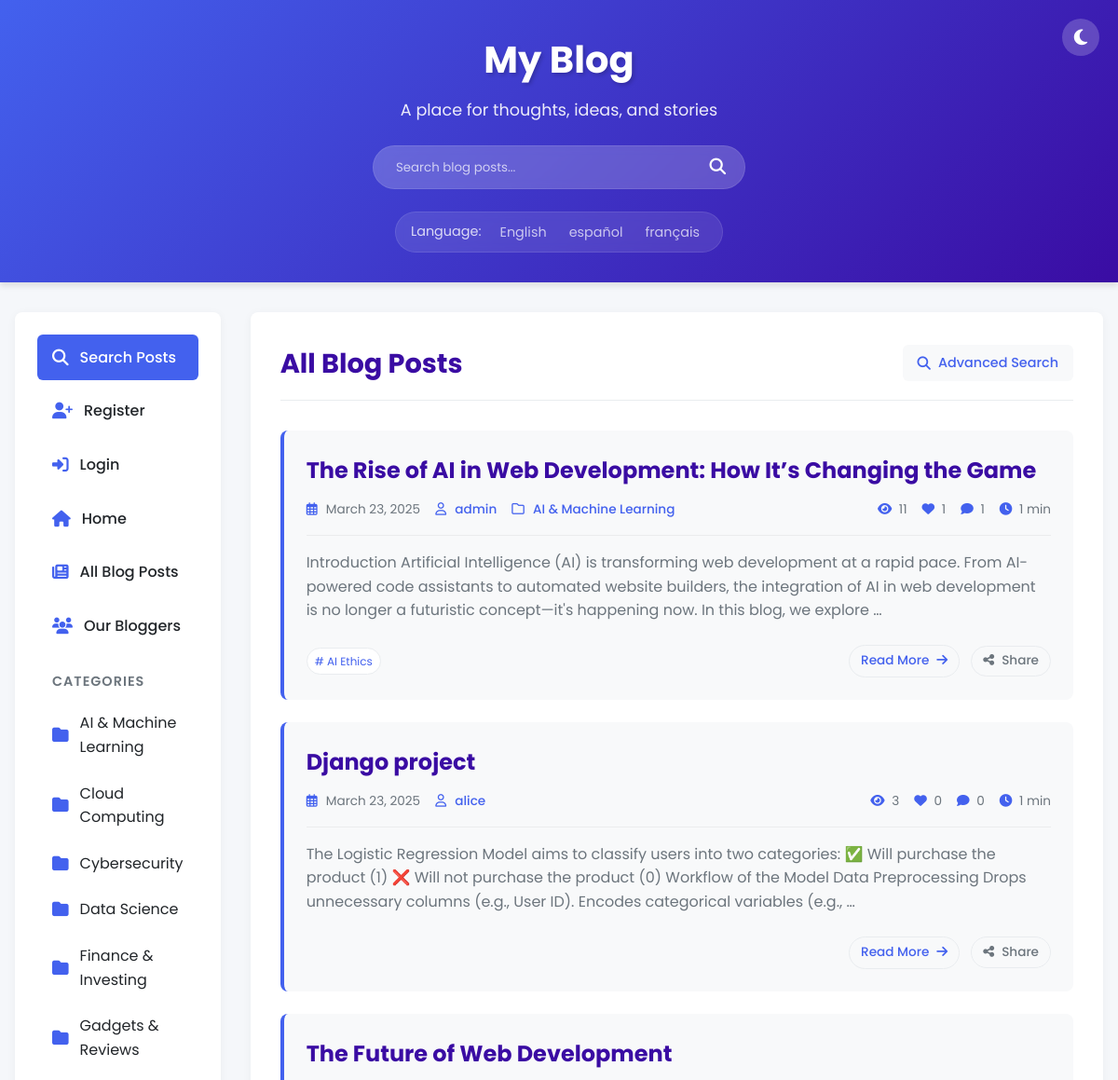
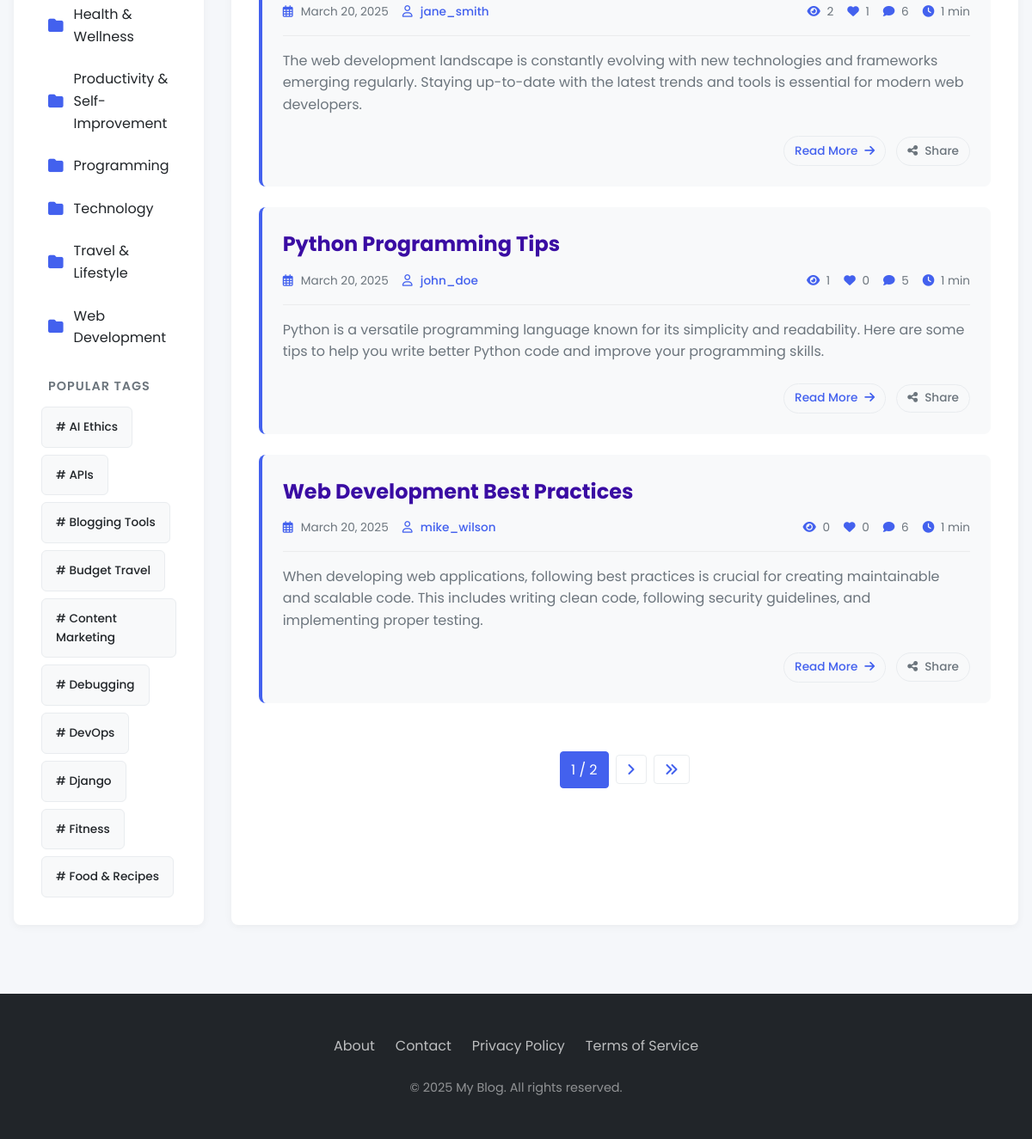
The app's page /blog/blogs/, older data (2 pictures, top to bottom).
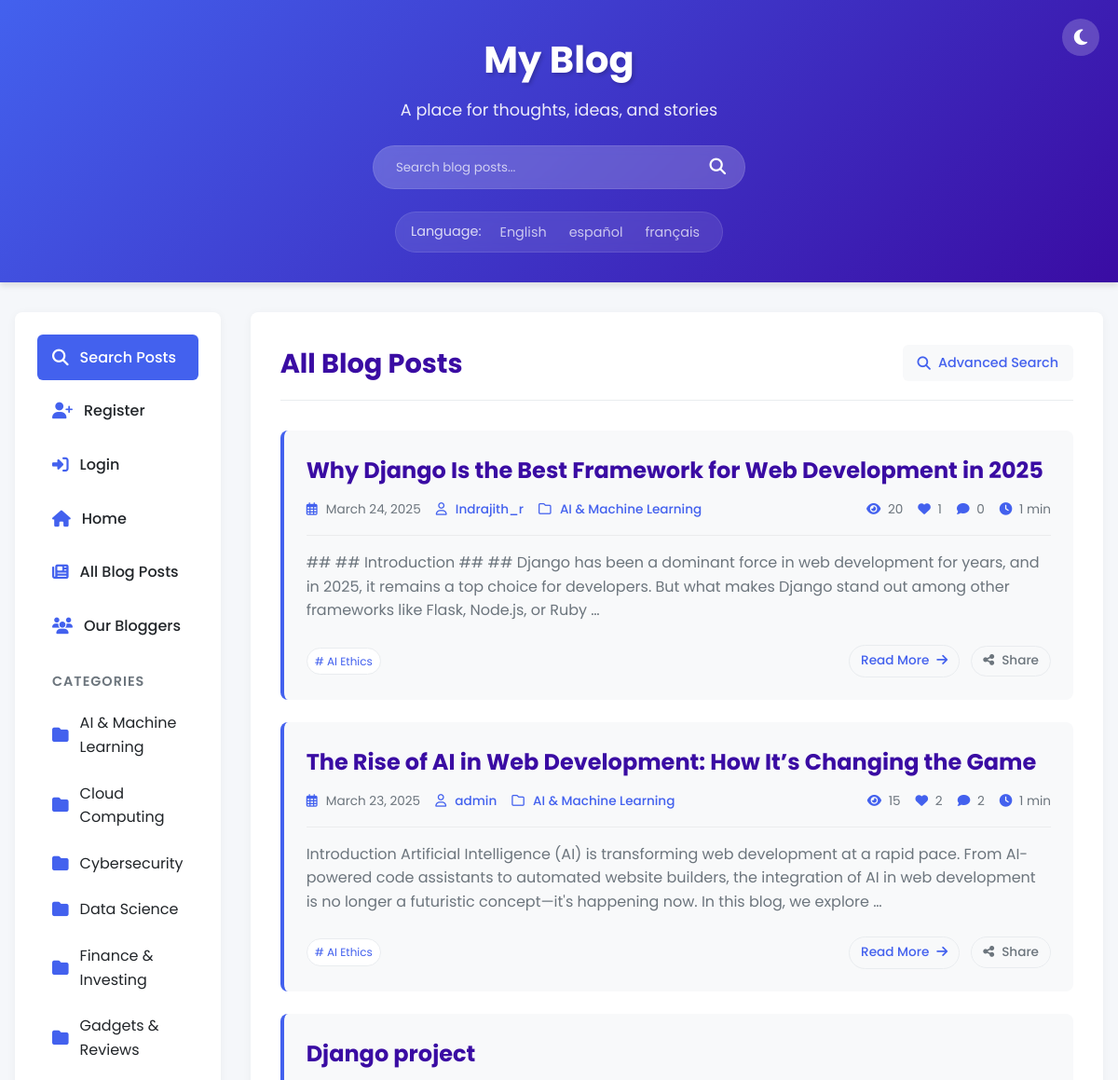
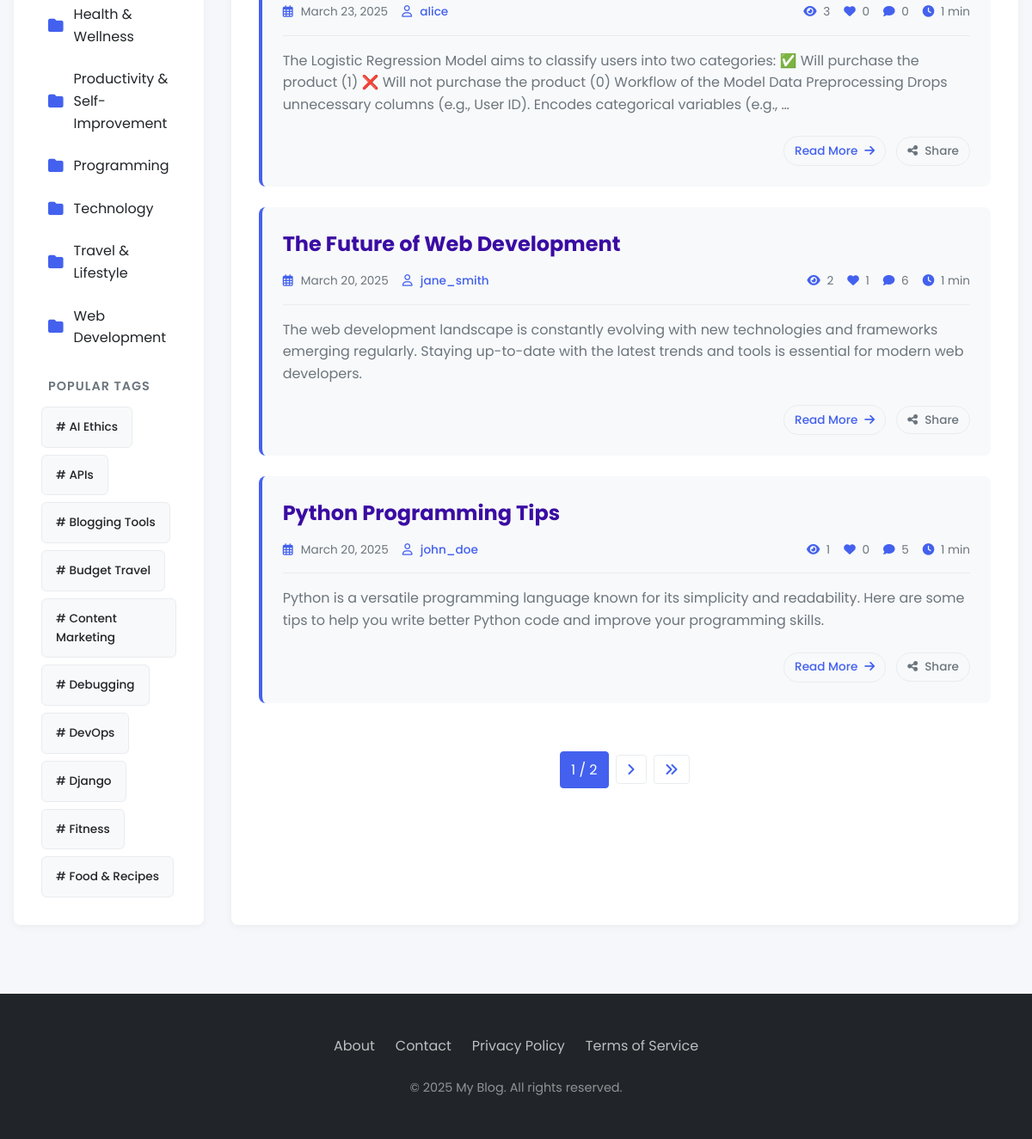
The same page, newer data (2 pictures, top to bottom).
### myapp/models.py (models this page shows, shortened)
class Category(models.Model):
    name = models.CharField(max_length=100, unique=True)
    slug = models.SlugField(max_length=100, unique=True)
    description = models.TextField(blank=True)
    class Meta:
        verbose_name_plural = "Categories"
        ordering = ['name']

class Tag(models.Model):
    name = models.CharField(max_length=50, unique=True)
    slug = models.SlugField(max_length=50, unique=True)
    class Meta:
        ordering = ['name']

class Post(models.Model):
    title = models.CharField(max_length=200)
    content = models.TextField()
    author = models.ForeignKey(User, on_delete=models.CASCADE)
    created_date = models.DateTimeField(default=timezone.now)
    updated_date = models.DateTimeField(auto_now=True)
    likes = models.ManyToManyField(User, related_name='liked_posts', blank=True)
    category = models.ForeignKey(Category, on_delete=models.SET_NULL, null=True, blank=True, related_name='posts')
    tags = models.ManyToManyField(Tag, blank=True, related_name='posts')
    view_count = models.PositiveIntegerField(default=0)
    class Meta:
        ordering = ['-created_date']  # Sort by newest first
    def get_reading_time(self):
        word_count = len(self.content.split())
        reading_time_minutes = max(1, round(word_count / 200))
        return reading_time_minutes

### myapp/views.py (the view)
# urls.py: path('blog/blogs/', views.PostListView.as_view(), name='post-list'),
class PostListView(CategoryTagContextMixin, generic.ListView):
    model = Post
    template_name = 'myapp/post_list.html'
    context_object_name = 'posts'
    paginate_by = 5
    def get_context_data(self, **kwargs):
        context = super().get_context_data(**kwargs)
        context['popular_tags'] = Tag.objects.annotate(
            num_posts=Count('posts')).order_by('-num_posts')[:10]
        return context

### myapp/context_processors.py (called while the page is built)
def language_context(request):
    current_language = translation.get_language()
    return {
        'LANGUAGES': settings.LANGUAGES,
        'LANGUAGE_CODE': current_language,
        'LANGUAGE_BIDI': translation.get_language_info(current_language).get('bidi', False),
    }

### myapp/views.py (called while the page is built)
    def get_context_data(self, **kwargs):
        context = super().get_context_data(**kwargs)
        context['categories'] = Category.objects.all()
        context['popular_tags'] = Tag.objects.annotate(num_posts=Count('posts')).order_by('-num_posts')[:10]
        return context

### myapp/templates/myapp/post_list.html (shortened to what this page needs)
{% extends 'myapp/base.html' %}
{% load i18n %}
{% block content %}
<div class="list-header">
    <h1>{% trans "All Blog Posts" %}</h1>
    <div class="list-actions">
        <a href="{% url 'post-search' %}" class="btn btn-secondary"><i class="fas fa-search"></i> {% trans "Advanced Search" %}</a>
    </div>
</div>
<div class="post-list">
    {% if posts %}
        {% for post in posts %}
            <div class="post-card">
                <h2 class="post-title">
                    <a href="{% url 'post-detail' post.pk %}">{{ post.title }}</a>
                </h2>
                <div class="post-meta">
                    <div class="post-info">
                        <span class="post-date"><i class="far fa-calendar-alt"></i> {{ post.created_date|date:"F d, Y" }}</span>
                        <span class="post-author"><i class="far fa-user"></i> <a href="{% url 'author-detail' post.author.pk %}">{{ post.author.username }}</a></span>
                        {% if post.category %}
                        <span class="post-category"><i class="far fa-folder"></i> <a href="{% url 'category-detail' post.category.slug %}">{{ post.category.name }}</a></span>
                        {% endif %}
                    </div>
                    <div class="post-stats">
                        <span><i class="fas fa-eye"></i> {{ post.view_count }}</span>
                        <span><i class="fas fa-heart"></i> {{ post.likes.count }}</span>
                        <span><i class="fas fa-comment"></i> {{ post.comments.count }}</span>
                        <span><i class="fas fa-clock"></i> {{ post.get_reading_time }} min</span>
                    </div>
                </div>
                <div class="post-content-preview">
                    <p>{{ post.content|truncatewords:40 }}</p>
                </div>
                <div class="post-footer">
                    <div class="post-tags">
                        {% for tag in post.tags.all %}
                            <a href="{% url 'tag-detail' tag.slug %}" class="post-tag"># {{ tag.name }}</a>
                        {% endfor %}
                    </div>
                    <div class="post-actions">
                        <a href="{% url 'post-detail' post.pk %}" class="btn btn-read-more">{% trans "Read More" %} <i class="fas fa-arrow-right"></i></a>
                        <div class="share-dropdown">
                            <button class="btn btn-share"><i class="fas fa-share-alt"></i> {% trans "Share" %}</button>
                        </div>
                    </div>
                </div>
            </div>
        {% endfor %}
        <div class="pagination">
            <span class="step-links">
                <span class="current">
                    {{ page_obj.number }} / {{ page_obj.paginator.num_pages }}
                </span>
                {% if page_obj.has_next %}
                    <a href="?page={{ page_obj.next_page_number }}"><i class="fas fa-angle-right"></i></a>
                    <a href="?page={{ page_obj.paginator.num_pages }}"><i class="fas fa-angle-double-right"></i></a>
                {% endif %}
            </span>
        </div>
    {% endif %}
</div>
{% endblock %}

### myapp/templates/myapp/base.html (shortened to what this page needs)
{% load static %}
{% load i18n %}
<!DOCTYPE html>
<html lang="{{ LANGUAGE_CODE|default:'en' }}">
<head>
    <link rel="stylesheet" href="https://cdnjs.cloudflare.com/ajax/libs/font-awesome/6.4.0/css/all.min.css">
</head>
<body>
    <header>
        <div class="header-content">
            <h1 class="logo">{% trans "My Blog" %}</h1>
            <p class="tagline">{% trans "A place for thoughts, ideas, and stories" %}</p>
            <form action="{% url 'post-search' %}" method="GET" class="header-search">
                <input type="text" name="query" placeholder="{% trans 'Search blog posts...' %}">
                <button type="submit" class="header-search-btn"><i class="fas fa-search"></i></button>
            </form>
            {% include "myapp/includes/language_switcher.html" %}
            <button id="themeToggle" class="theme-toggle"><i class="fas fa-moon"></i></button>
        </div>
    </header>
    <div class="main-wrapper">
        <aside class="sidebar">
            <nav>
                <ul class="sidebar-nav">
                    <li class="nav-item-primary"><a href="{% url 'post-search' %}"><i class="fas fa-search"></i> {% trans "Search Posts" %}</a></li>
                    {% if not user.is_authenticated %}
                    <li><a href="{% url 'register' %}"><i class="fas fa-user-plus"></i> {% trans "Register" %}</a></li>
                    <li><a href="{% url 'login' %}"><i class="fas fa-sign-in-alt"></i> {% trans "Login" %}</a></li>
                    {% endif %}
                    <li><a href="{% url 'home' %}"><i class="fas fa-home"></i> {% trans "Home" %}</a></li>
                    <li><a href="{% url 'post-list' %}"><i class="fas fa-newspaper"></i> {% trans "All Blog Posts" %}</a></li>
                    <li><a href="{% url 'blogger-list' %}"><i class="fas fa-users"></i> {% trans "Our Bloggers" %}</a></li>
                    <li class="nav-section">
                        <h3 class="nav-section-title">{% trans "Categories" %}</h3>
                        <ul class="sidebar-subnav">
                            {% for category in categories %}
                                <li><a href="{% url 'category-detail' category.slug %}"><i class="fas fa-folder"></i> {{ category.name }}</a></li>
                            {% empty %}
                                <li class="nav-empty">{% trans "No categories yet" %}</li>
                            {% endfor %}
                        </ul>
                    </li>
                    <li class="nav-section">
                        <h3 class="nav-section-title">{% trans "Popular Tags" %}</h3>
                        <div class="sidebar-tags">
                            {% for tag in popular_tags %}
                                <a href="{% url 'tag-detail' tag.slug %}" class="sidebar-tag"># {{ tag.name }}</a>
                            {% empty %}
                                <span class="nav-empty">{% trans "No tags yet" %}</span>
                            {% endfor %}
                        </div>
                    </li>
                </ul>
            </nav>
        </aside>
        <main>
            {% block content %}{% endblock %}
        </main>
    </div>
    <footer>
        <div class="footer-content">
            <div class="footer-links">
                <a href="#">{% trans "About" %}</a>
                <a href="#">{% trans "Contact" %}</a>
                <a href="#">{% trans "Privacy Policy" %}</a>
                <a href="#">{% trans "Terms of Service" %}</a>
            </div>
            <div class="footer-copyright">
                &copy; {% now "Y" %} {% trans "My Blog. All rights reserved." %}
            </div>
        </div>
    </footer>
</body>
</html>

Row changes from the older to the newer data that the page shows:
no longer on this page (row edited): Post: title "Web Development Best Practices", created_date "March 20, 2025", author.username "mike_wilson", view_count "0", likes.count "0", comments.count "6", get_reading_time "1", content "When developing web applications, following best practices is crucial for creating maintainable and scalable code. This includes writing clean code, following security guidelines, and implementing proper testing."
added Post: title "Why Django Is the Best Framework for Web Development in 2025", created_date "March 24, 2025", author.username "Indrajith_r", category.name "AI & Machine Learning", view_count "20", likes.count "1", comments.count "0", get_reading_time "1", content "## ## Introduction ## ## Django has been a dominant force in web development for years, and in 2025, it remains a top choice for developers. But what makes Django stand out among other frameworks like Flask, Node.js, or Ruby …", Tag (name "AI Ethics")
changed Post "The Rise of AI in Web Development: How It’s Changing the Game": view_count "11" → "15"; likes.count "1" → "2"; comments.count "1" → "2"
